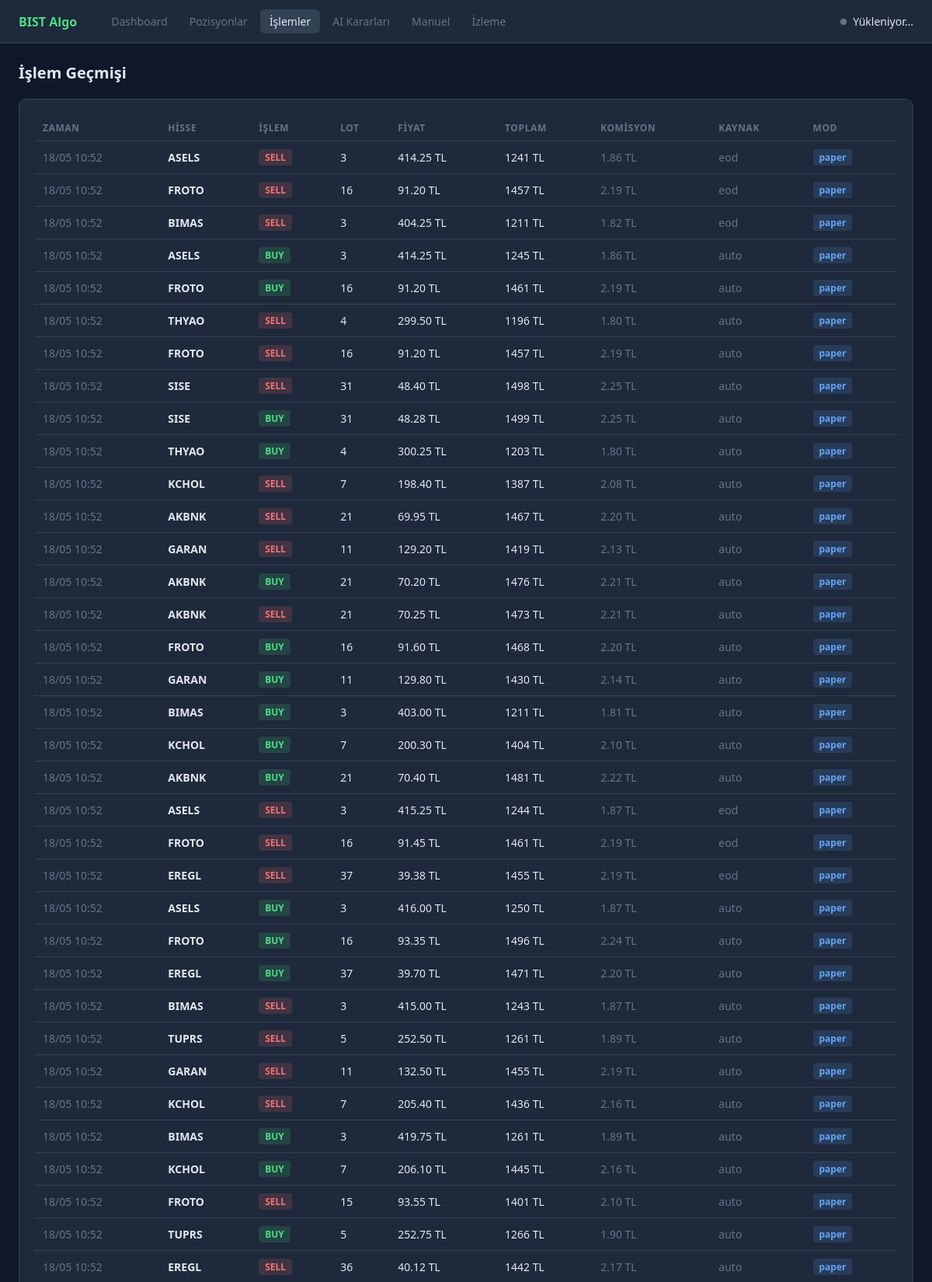
/trades (upper part), run on the app's committed database.
### storage/models.py (models this page shows)
class BaseModel(Model):
    class Meta:
        database = db

class Trade(BaseModel):
    id = AutoField()
    symbol = CharField(max_length=20)
    side = CharField(max_length=4)          # BUY / SELL
    quantity = IntegerField()
    price = FloatField()
    commission = FloatField(default=0.0)
    total_cost = FloatField()               # quantity * price + commission
    source = CharField(max_length=10)       # auto / manual
    mode = CharField(max_length=5)          # paper / live
    timestamp = DateTimeField(default=datetime.datetime.now)
    class Meta:
        table_name = "trades"

### web/routers/trades.py (the view)
@router.get("", response_class=HTMLResponse)
def trades_page(request: Request):
    trades = repo.get_trades(limit=100)
    return templates.TemplateResponse(request, "trades.html", {"trades": trades})

### web/templates/trades.html (shortened to what this page needs)
{% extends "base.html" %}
{% block content %}
<div class="page-header">
  <h1>İşlem Geçmişi</h1>
</div>
<div class="card">
  {% if trades %}
  <table class="table">
    <thead>
      <tr>
        <th>Zaman</th>
        <th>Hisse</th>
        <th>İşlem</th>
        <th>Lot</th>
        <th>Fiyat</th>
        <th>Toplam</th>
        <th>Komisyon</th>
        <th>Kaynak</th>
        <th>Mod</th>
      </tr>
    </thead>
    <tbody>
      {% for t in trades %}
      <tr>
        <td class="muted">{{ t.timestamp.strftime("%d/%m %H:%M") }}</td>
        <td><strong>{{ t.symbol | replace(".IS","") }}</strong></td>
        <td>
          <span class="badge {% if t.side=='BUY' %}badge-green{% else %}badge-red{% endif %}">
            {{ t.side }}
          </span>
        </td>
        <td>{{ t.quantity }}</td>
        <td>{{ "%.2f"|format(t.price) }} TL</td>
        <td>{{ "%.0f"|format(t.total_cost) }} TL</td>
        <td class="muted">{{ "%.2f"|format(t.commission) }} TL</td>
        <td class="muted">{{ t.source }}</td>
        <td><span class="badge badge-blue">{{ t.mode }}</span></td>
      </tr>
      {% endfor %}
    </tbody>
  </table>
  {% else %}
  <p class="empty-state">Henüz işlem yapılmadı.</p>
  {% endif %}
</div>
{% endblock %}

### web/templates/base.html (shortened to what this page needs)
<!DOCTYPE html>
<html lang="tr">
<head>
  <link rel="stylesheet" href="/static/style.css">
</head>
<body>
  <nav class="navbar">
    <div class="nav-brand">BIST Algo</div>
    <div class="nav-links">
      <a href="/" class="{% if request.url.path == '/' %}active{% endif %}">Dashboard</a>
      <a href="/positions" class="{% if '/positions' in request.url.path %}active{% endif %}">Pozisyonlar</a>
      <a href="/trades" class="{% if '/trades' in request.url.path %}active{% endif %}">İşlemler</a>
      <a href="/ai-decisions" class="{% if '/ai-decisions' in request.url.path %}active{% endif %}">AI Kararları</a>
      <a href="/manual" class="{% if '/manual' in request.url.path %}active{% endif %}">Manuel</a>
      <a href="/watchlist" class="{% if '/watchlist' in request.url.path %}active{% endif %}">İzleme</a>
    </div>
    <div class="nav-status" id="nav-status">
      <span class="status-dot" id="status-dot"></span>
      <span id="status-text">Yükleniyor...</span>
    </div>
  </nav>
  <main class="container">
    {% block content %}{% endblock %}
  </main>
</body>
</html>

### web/static/style.css (style rules this page uses)
*, *::before, *::after { box-sizing: border-box; margin: 0; padding: 0; }
:root { --bg: #0f172a; --surface: #1e293b; --border: #334155; --text: #e2e8f0; --muted: #64748b; --green: #4ade80; --red: #f87171; --yellow: #fbbf24; --blue: #60a5fa; }
body { background: var(--bg); color: var(--text); font-family: system-ui, sans-serif; font-size: 14px; }
.navbar { display: flex; align-items: center; gap: 24px; padding: 0 24px; height: 56px; background: var(--surface); border-bottom: 1px solid var(--border); }
.nav-brand { font-weight: 700; font-size: 16px; color: var(--green); margin-right: 8px; }
.nav-links { display: flex; gap: 4px; flex: 1; }
.nav-links a { padding: 6px 12px; border-radius: 6px; color: var(--muted); text-decoration: none; transition: all .15s; }
.nav-links a:hover, .nav-links a.active { background: var(--border); color: var(--text); }
.nav-status { display: flex; align-items: center; gap: 8px; }
.status-dot { width: 8px; height: 8px; border-radius: 50%; background: var(--muted); }
.container { padding: 24px; max-width: 1200px; margin: 0 auto; }
.page-header { display: flex; align-items: center; justify-content: space-between; margin-bottom: 20px; gap: 12px; }
.page-header h1 { font-size: 20px; font-weight: 600; }
.card { background: var(--surface); border: 1px solid var(--border); border-radius: 10px; padding: 20px; margin-bottom: 20px; }
.table { width: 100%; border-collapse: collapse; }
.table th { text-align: left; padding: 8px 10px; font-size: 12px; color: var(--muted); text-transform: uppercase; letter-spacing: .05em; border-bottom: 1px solid var(--border); }
.table td { padding: 10px; border-bottom: 1px solid var(--border); }
.badge { display: inline-block; padding: 2px 8px; border-radius: 4px; font-size: 12px; font-weight: 600; }
.badge-green { background: rgba(74,222,128,.15); color: var(--green); }
.badge-red { background: rgba(248,113,113,.15); color: var(--red); }
.badge-blue { background: rgba(96,165,250,.15); color: var(--blue); }
.muted { color: var(--muted); }

### data on the page
Trade: timestamp "18/05 10:52", symbol "ASELS", side "SELL", quantity "3", price "414.25", total_cost "1241", commission "1.86", source "eod", mode "paper"
Trade: timestamp "18/05 10:52", symbol "FROTO", side "SELL", quantity "16", price "91.20", total_cost "1457", commission "2.19", source "eod", mode "paper"
Trade: timestamp "18/05 10:52", symbol "BIMAS", side "SELL", quantity "3", price "404.25", total_cost "1211", commission "1.82", source "eod", mode "paper"
Trade: timestamp "18/05 10:52", symbol "ASELS", side "BUY", quantity "3", price "414.25", total_cost "1245", commission "1.86", source "auto", mode "paper"
Trade: timestamp "18/05 10:52", symbol "FROTO", side "BUY", quantity "16", price "91.20", total_cost "1461", commission "2.19", source "auto", mode "paper"
Trade: timestamp "18/05 10:52", symbol "THYAO", side "SELL", quantity "4", price "299.50", total_cost "1196", commission "1.80", source "auto", mode "paper"
Trade: timestamp "18/05 10:52", symbol "FROTO", side "SELL", quantity "16", price "91.20", total_cost "1457", commission "2.19", source "auto", mode "paper"
Trade: timestamp "18/05 10:52", symbol "SISE", side "SELL", quantity "31", price "48.40", total_cost "1498", commission "2.25", source "auto", mode "paper"
Trade: timestamp "18/05 10:52", symbol "SISE", side "BUY", quantity "31", price "48.28", total_cost "1499", commission "2.25", source "auto", mode "paper"
Trade: timestamp "18/05 10:52", symbol "THYAO", side "BUY", quantity "4", price "300.25", total_cost "1203", commission "1.80", source "auto", mode "paper"
Trade: timestamp "18/05 10:52", symbol "KCHOL", side "SELL", quantity "7", price "198.40", total_cost "1387", commission "2.08", source "auto", mode "paper"
Trade: timestamp "18/05 10:52", symbol "AKBNK", side "SELL", quantity "21", price "69.95", total_cost "1467", commission "2.20", source "auto", mode "paper"
Trade: timestamp "18/05 10:52", symbol "GARAN", side "SELL", quantity "11", price "129.20", total_cost "1419", commission "2.13", source "auto", mode "paper"
Trade: timestamp "18/05 10:52", symbol "AKBNK", side "BUY", quantity "21", price "70.20", total_cost "1476", commission "2.21", source "auto", mode "paper"
Trade: timestamp "18/05 10:52", symbol "AKBNK", side "SELL", quantity "21", price "70.25", total_cost "1473", commission "2.21", source "auto", mode "paper"
Trade: timestamp "18/05 10:52", symbol "FROTO", side "BUY", quantity "16", price "91.60", total_cost "1468", commission "2.20", source "auto", mode "paper"
Trade: timestamp "18/05 10:52", symbol "GARAN", side "BUY", quantity "11", price "129.80", total_cost "1430", commission "2.14", source "auto", mode "paper"
Trade: timestamp "18/05 10:52", symbol "BIMAS", side "BUY", quantity "3", price "403.00", total_cost "1211", commission "1.81", source "auto", mode "paper"
Trade: timestamp "18/05 10:52", symbol "KCHOL", side "BUY", quantity "7", price "200.30", total_cost "1404", commission "2.10", source "auto", mode "paper"
Trade: timestamp "18/05 10:52", symbol "AKBNK", side "BUY", quantity "21", price "70.40", total_cost "1481", commission "2.22", source "auto", mode "paper"
Trade: timestamp "18/05 10:52", symbol "ASELS", side "SELL", quantity "3", price "415.25", total_cost "1244", commission "1.87", source "eod", mode "paper"
Trade: timestamp "18/05 10:52", symbol "FROTO", side "SELL", quantity "16", price "91.45", total_cost "1461", commission "2.19", source "eod", mode "paper"
Trade: timestamp "18/05 10:52", symbol "EREGL", side "SELL", quantity "37", price "39.38", total_cost "1455", commission "2.19", source "eod", mode "paper"
Trade: timestamp "18/05 10:52", symbol "ASELS", side "BUY", quantity "3", price "416.00", total_cost "1250", commission "1.87", source "auto", mode "paper"
Trade: timestamp "18/05 10:52", symbol "FROTO", side "BUY", quantity "16", price "93.35", total_cost "1496", commission "2.24", source "auto", mode "paper"
Trade: timestamp "18/05 10:52", symbol "EREGL", side "BUY", quantity "37", price "39.70", total_cost "1471", commission "2.20", source "auto", mode "paper"
Trade: timestamp "18/05 10:52", symbol "BIMAS", side "SELL", quantity "3", price "415.00", total_cost "1243", commission "1.87", source "auto", mode "paper"
Trade: timestamp "18/05 10:52", symbol "TUPRS", side "SELL", quantity "5", price "252.50", total_cost "1261", commission "1.89", source "auto", mode "paper"
Trade: timestamp "18/05 10:52", symbol "GARAN", side "SELL", quantity "11", price "132.50", total_cost "1455", commission "2.19", source "auto", mode "paper"
Trade: timestamp "18/05 10:52", symbol "KCHOL", side "SELL", quantity "7", price "205.40", total_cost "1436", commission "2.16", source "auto", mode "paper"
Trade: timestamp "18/05 10:52", symbol "BIMAS", side "BUY", quantity "3", price "419.75", total_cost "1261", commission "1.89", source "auto", mode "paper"
Trade: timestamp "18/05 10:52", symbol "KCHOL", side "BUY", quantity "7", price "206.10", total_cost "1445", commission "2.16", source "auto", mode "paper"
Trade: timestamp "18/05 10:52", symbol "FROTO", side "SELL", quantity "15", price "93.55", total_cost "1401", commission "2.10", source "auto", mode "paper"
Trade: timestamp "18/05 10:52", symbol "TUPRS", side "BUY", quantity "5", price "252.75", total_cost "1266", commission "1.90", source "auto", mode "paper"
Trade: timestamp "18/05 10:52", symbol "EREGL", side "SELL", quantity "36", price "40.12", total_cost "1442", commission "2.17", source "auto", mode "paper"
